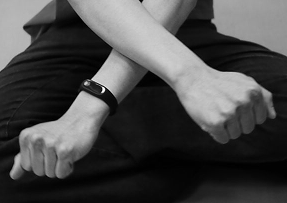
#> input picture sources/temp_img/right_top.png, 287 x 203 px, found by its file name
$ python cross-arm-hough-transform.py
#> lines starting #> are read from the running program, lines starting #| are printed output that depends on the picture
import cv2 as cv
import numpy as np
import os
import math
from collections import defaultdict

click_count = 0

temp_tx = 0
temp_ty = 0
temp_bx = 0
temp_by = 0
mouse_x = 0
mouse_y = 0

first_click = False
second_click = False

def click_event(event, x, y, flags, param):
    if event == cv.EVENT_LBUTTONDOWN:
        global click_count, temp_tx, temp_ty, temp_bx, temp_by
        global first_click, second_click
        if click_count == 0:
            temp_tx = x
            temp_ty = y
            print("First ROI", temp_tx, temp_ty)
            click_count += 1
            first_click = True
            second_click = False
        elif click_count == 1:
            temp_bx = x
            temp_by = y
            print("Second ROI", temp_bx, temp_by)
            click_count = 0
            first_click = False
            second_click = True
    elif event == cv.EVENT_MOUSEMOVE:
        global mouse_x, mouse_y
        # print("Mouse", mouse_x, mouse_y)
        mouse_x = x
        mouse_y = y

def main():
    print("Cross Arm Detection with Generalized Hough Transform")
    print(cv.__version__)

    img_number = 1
    img_max = 10
    img_min = 1

    # Load template image from file
    rtop_temp_img = cv.imread('./sources/temp_img/right_top.png', 0)
#> rtop_temp_img is the input picture: shape (203, 287); min 0, max 254, mean 72
    ltop_temp_img = cv.imread('./sources/temp_img/left_top.png', 0)
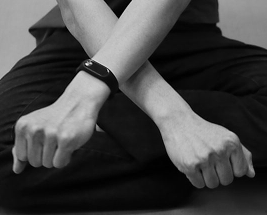
#> input picture sources/temp_img/left_top.png, 267 x 215 px, found by its file name
#> ltop_temp_img is the input picture: shape (215, 267); min 0, max 254, mean 69.1

    alg = cv.createGeneralizedHoughBallard()


    r_temp_w = 0
    r_temp_h = 0

    l_temp_w = 0
    l_temp_h = 0

    l_temp_h, l_temp_w = ltop_temp_img.shape
#> l_temp_h = 215; l_temp_w = 267
    r_temp_h, r_temp_w = rtop_temp_img.shape
#> r_temp_h = 203; r_temp_w = 287

    # Set Ballard Parameter
    alg.setLevels(360)
    alg.setVotesThreshold(30)
    alg.setMinDist(100)
    alg.setDp(2)
    alg.setMaxBufferSize(1000)
    # Print Generalized Hough Parameter
    print("Generalized Hough Transform Parameter")
    print("Levels : ", alg.getLevels())
    print("Votes Threshold : ", alg.getVotesThreshold())
    print("Minimum Distance : ", alg.getMinDist())
    print("DP : ", alg.getDp())
    print("Max Buffer : ", alg.getMaxBufferSize())
    print("Votes Threshold : ", alg.getVotesThreshold())
    start_detect = True
    while True:

        filename = '/home/images/images ('+str(img_number)+').png'

        rgb_img = cv.imread(filename)
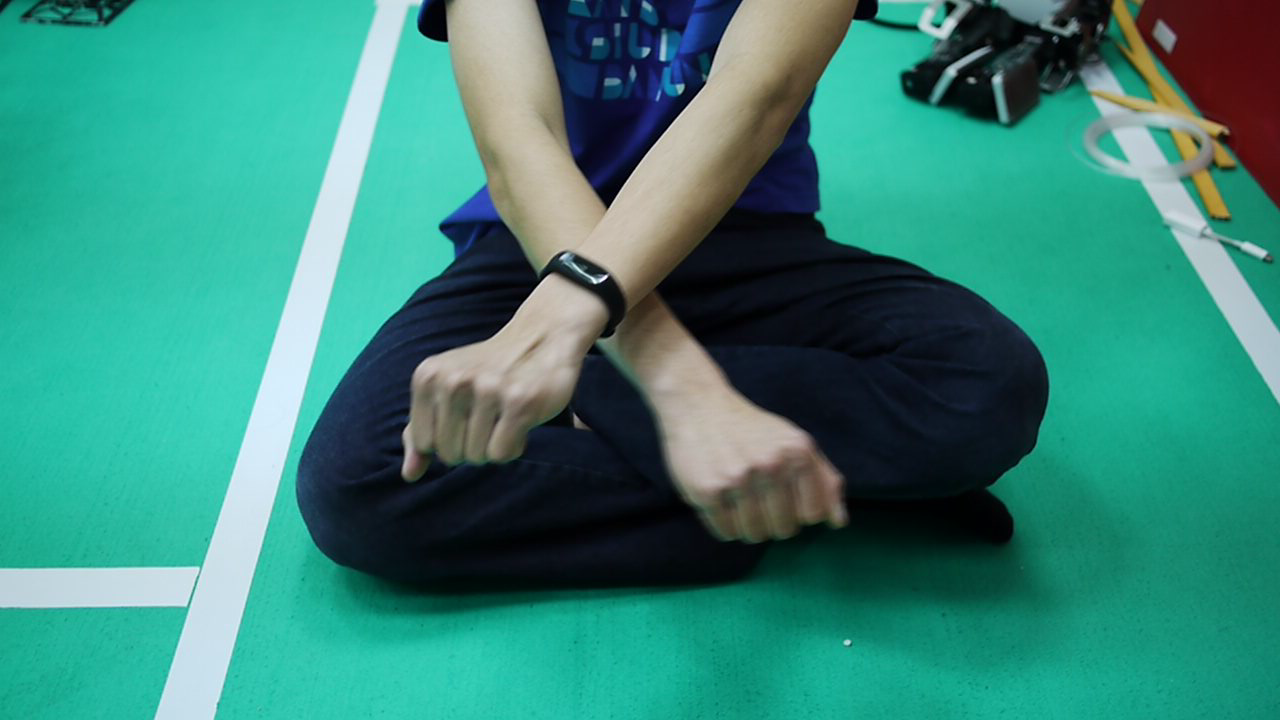
#> input picture images/images (1).png, 1280 x 720 px, found by its file name
#> rgb_img is the input picture: shape (720, 1280, 3); mean B, G, R 120, 133.2, 54.5
        img_h, img_w, _ = rgb_img.shape
#> img_h = 720; img_w = 1280
        rgb_img = cv.resize(rgb_img,(img_w//2, img_h//2), interpolation = cv.INTER_CUBIC)
#> rgb_img: shape (360, 640, 3)

        gray_img = cv.cvtColor(rgb_img, cv.COLOR_BGR2GRAY)
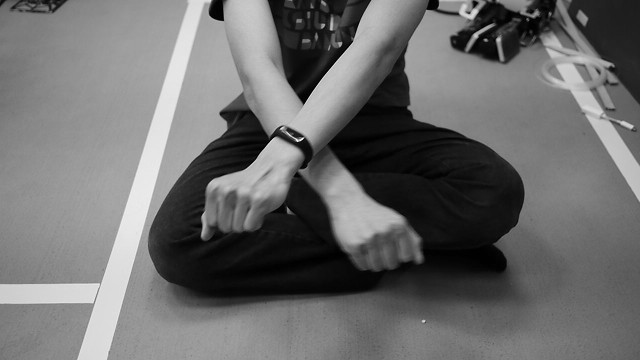
#> gray_img: shape (360, 640); min 0, max 254, mean 108.1
        rgb_gray = cv.cvtColor(gray_img, cv.COLOR_GRAY2BGR)

        # Draw ROI
        global mouse_x, mouse_y
        global first_click, second_click
        if first_click:
            rgb_gray = cv.rectangle(rgb_gray, (temp_tx,temp_ty), (mouse_x,mouse_y), (0,0,127), 2)
        elif second_click:
            rgb_gray = cv.rectangle(rgb_gray, (temp_tx,temp_ty), (temp_bx,temp_by), (0,0,127), 2)

        if start_detect:
            left_detected = False
            right_detected = False
            detection_stage = ['right', 'left']
            left_votes = 0
            right_votes = 0
            for detection in detection_stage:
                if detection == 'right':
                    alg.setTemplate(rtop_temp_img)
                elif detection == 'left':
                    alg.setTemplate(ltop_temp_img)

                positions, votes = alg.detect(gray_img)
                if positions is not None:
                    if detection == 'right':
                        right_votes = votes[0][0][0]
                    elif detection == 'left':
                        left_votes = votes[0][0][0]
                    posx = positions[0][0][0]
                    posy = positions[0][0][1]

                    if detection == 'right' :
                        roi_tx = int(posx - (r_temp_w//2))
                        roi_ty = int(posy - (r_temp_h//2))
                        roi_bx = int(posx + (r_temp_w//2))
                        roi_by = int(posy + (r_temp_h//2))
                    elif detection == 'left':
                        roi_tx = int(posx - (l_temp_w//2))
                        roi_ty = int(posy - (l_temp_h//2))
                        roi_bx = int(posx + (l_temp_w//2))
                        roi_by = int(posy + (l_temp_h//2))

                    detected_color = (0, 0, 0)

                    if detection == 'right':
                        right_detected = True
                        detected_color = (255, 0, 0)
                    elif detection == 'left':
                        left_detected = True
                        detected_color = (0, 255, 0)

                    rgb_img = cv.rectangle(rgb_img, (roi_tx,roi_ty), (roi_bx,roi_by), detected_color, 3)
#> this loop made 2 passes
#> (positions, votes, right_votes, posx, posy, roi_tx, roi_ty, roi_bx) on pass 1: ([[340, 188, 1, 0], [384, 88, 1, 0], [488, 24, 1, 0]], [[190, 0, 0], [38, 0, 0], [33, 0, 0]], 190, 340, 188, 197, 87, 483)
#> (left_votes, posx, posy, roi_tx, roi_ty, roi_bx, roi_by) on pass 2: (282, 324, 190, 191, 83, 457, 297)
#> pass 1, in main, `rgb_img = cv.rectangle(rgb_img, (roi_tx,roi_ty), (roi_bx,roi_by), dete..`:
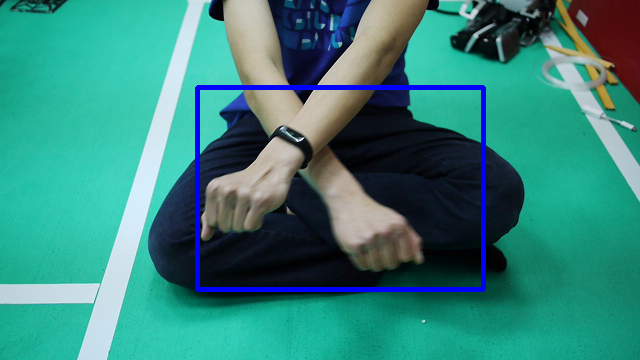
#> rgb_img: shape (360, 640, 3); mean B, G, R 123.7, 131.4, 53.7

            print("Right on Top Votes : ", right_votes)
#| Right on Top Votes :  190
            print("Left on Top Votes : ", left_votes)
#| Left on Top Votes :  282

            if right_votes > left_votes:
                rgb_img = cv.putText(rgb_img,'Right Hand on Top', (10,50), cv.FONT_HERSHEY_SIMPLEX, 1, (0,0,255), 2, cv.LINE_AA)
                print("Result >> Right Hand on Top")
            elif left_votes > right_votes:
                rgb_img = cv.putText(rgb_img,'Left Hand on Top', (10,50), cv.FONT_HERSHEY_SIMPLEX, 1, (0,0,255), 2, cv.LINE_AA)
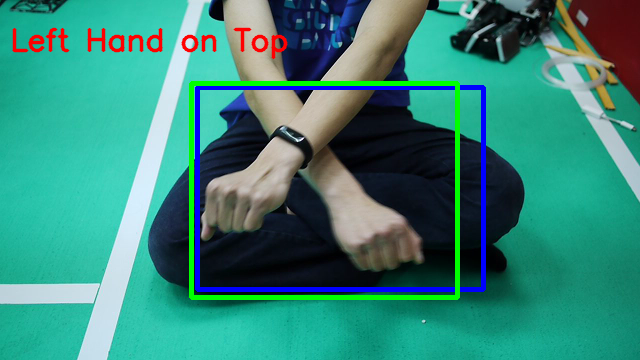
#> rgb_img: shape (360, 640, 3); mean B, G, R 120.3, 133.3, 54.5
                print("Result >> Left Hand on Top")
            else:
                rgb_img = cv.putText(rgb_img,'Unable to Recognize', (10,50), cv.FONT_HERSHEY_SIMPLEX, 1, (0,0,255), 2, cv.LINE_AA)
                print("Result >> Unable to Recognize, No One Detected")

        cv.imshow('Gray Image', rgb_gray)
        cv.moveWindow("Gray Image", 200, 200)
        cv.imshow('RGB Image', rgb_img)
        cv.moveWindow("RGB Image", 1000, 200)
        cv.imshow('Right Top Temp', rtop_temp_img)
        cv.moveWindow("Right Top Temp", 200, 700)
        cv.imshow('Left Top Temp', ltop_temp_img)
        cv.moveWindow("Left Top Temp", 500, 700)
        cv.setMouseCallback('Gray Image', click_event)

        key = cv.waitKey(1)
#> (key x is pressed here)
        if key == ord('x'):
            break
        elif key == ord('n'):
            img_number += 1
            if img_number > img_max:
                img_number = img_min
        elif key == ord('p'):
            img_number -= 1
            if img_number < img_min:
                img_number = img_max
        # Press r to set right on top template
        elif key == ord('r'):
            first_click = False
            second_click = False
            rtop_temp_img = gray_img[temp_ty:temp_by, temp_tx:temp_bx]
            r_temp_h, r_temp_w = rtop_temp_img.shape
            cv.imwrite("./sources/temp_img/right_top.png", rtop_temp_img)
        # Press l to set left on top template
        elif key == ord('l'):
            first_click = False
            second_click = False
            ltop_temp_img = gray_img[temp_ty:temp_by, temp_tx:temp_bx]
            l_temp_h, l_temp_w = ltop_temp_img.shape
            cv.imwrite("./sources/temp_img/left_top.png", ltop_temp_img)
        # Press esc to cancel crop template
        elif key == 27:
            first_click = False
            second_click = False
        # Start matching
        elif key == ord('d'):
            start_detect = True

    cv.destroyAllWindows()

if __name__ == "__main__":
    main()
